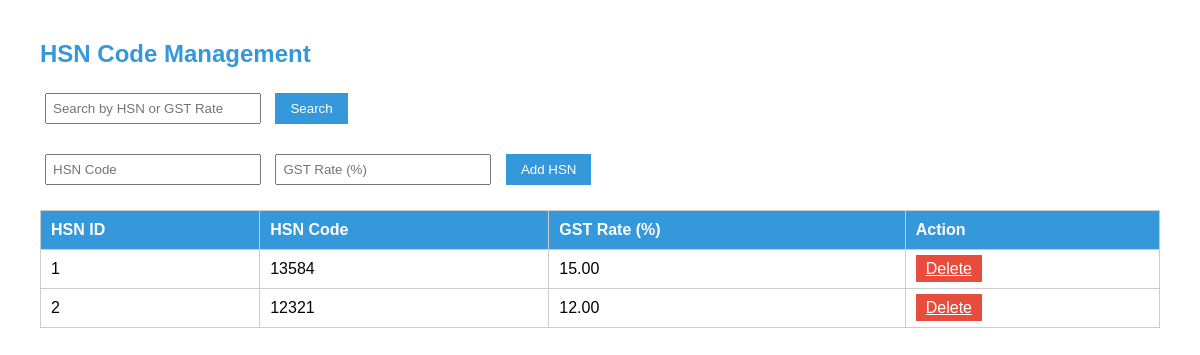
The app's page /hsn.php with its own data.
### tables this page shows
CREATE TABLE `msthsn` (
  `HsnId` int(11) NOT NULL,
  `Hsncode` varchar(8) NOT NULL,
  `RateOfGst` decimal(5,2) NOT NULL
);

### hsn.php (the view, shortened to what this page needs)
<?php
include 'db.php';
$search = '';
if (isset($_POST['search'])) {
    $search = $_POST['search'];
    $query = "SELECT * FROM mstHsn WHERE Hsncode LIKE '%$search%' OR RateOfGst LIKE '%$search%'";
} else {
    $query = "SELECT * FROM mstHsn";
}
$result = $conn->query($query);
?>
<!DOCTYPE html>
<html lang="en">
<head>
</head>
<body>
    <h2>HSN Code Management</h2>
    <form method="POST" class="form-section">
        <input type="text" name="search" placeholder="Search by HSN or GST Rate" value="<?= htmlspecialchars($search) ?>">
        <button class="btn" type="submit">Search</button>
    </form>
    <form method="POST" class="form-section">
        <input type="text" name="hsnCode" placeholder="HSN Code" maxlength="8" required>
        <input type="number" name="gstRate" placeholder="GST Rate (%)" step="0.01" min="0" required>
        <button class="btn" type="submit" name="add">Add HSN</button>
    </form>
    <table>
        <thead>
            <tr>
                <th>HSN ID</th>
                <th>HSN Code</th>
                <th>GST Rate (%)</th>
                <th>Action</th>
            </tr>
        </thead>
        <tbody>
            <?php while ($row = $result->fetch_assoc()): ?>
                <tr>
                    <td><?= htmlspecialchars($row['HsnId']) ?></td>
                    <td><?= htmlspecialchars($row['Hsncode']) ?></td>
                    <td><?= htmlspecialchars(number_format($row['RateOfGst'], 2)) ?></td>
                    <td>
                        <a class="action-btn" href="hsn.php?delete=<?= $row['HsnId'] ?>" onclick="return confirm('Are you sure you want to delete this record?')">Delete</a>
                    </td>
                </tr>
            <?php endwhile; ?>
        </tbody>
    </table>
</body>
</html>

### hsn.php (style rules this page uses)
body { font-family: Arial, sans-serif; margin: 40px; }
h2 { color: #3498db; }
table { width: 100%; border-collapse: collapse; margin-top: 20px; }
th, td { border: 1px solid #ccc; padding: 10px; text-align: left; }
th { background-color: #3498db; color: white; }
input[type="text"], input[type="number"] { padding: 6px; width: 200px; margin: 5px; }
.btn { padding: 8px 15px; background-color: #3498db; color: white; border: none; cursor: pointer; margin: 5px; }
.form-section { margin-bottom: 20px; }
.action-btn { color: white; background-color: #e74c3c; border: none; padding: 5px 10px; cursor: pointer; }

### records on screen
msthsn: HsnId "1", Hsncode "13584", RateOfGst "15.00"
msthsn: HsnId "2", Hsncode "12321", RateOfGst "12.00"
